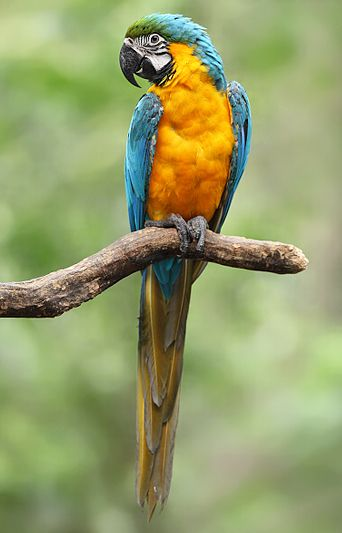
#> input picture imagens/arara.jpg, 342 x 533 px
$ python camadag.py imagens/arara.jpg out.png
#> lines starting #> are read from the running program, lines starting #| are printed output that depends on the picture
import sys
from PIL import Image

if __name__ == "__main__":
    print(f'quanto argumentos: {len(sys.argv)}')
    for i, arg in enumerate(sys.argv):
        print(f'Argument: {i}: {arg}')

imagemOriginal = Image.open(sys.argv[1])
#> imagemOriginal is the input picture: PIL image 342x533 RGB; mean R, G, B 149.4, 158.6, 106.2

matrizG = imagemOriginal.load()

for i in range(imagemOriginal.size[0]):
    for j in range(imagemOriginal.size[1]):
        g = matrizG[i, j][1]
        matrizG[i,j] = (0, g, 0)

imagemOriginal.save(sys.argv[2])
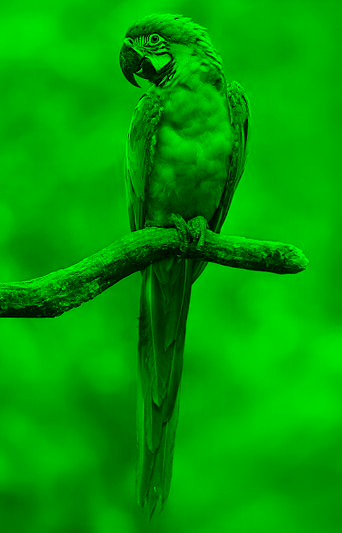
#> saved as out.png: PIL image 342x533 RGB; mean R, G, B 0, 158.6, 0
